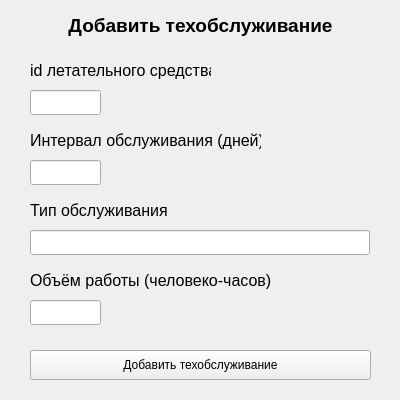
<?xml version="1.0" encoding="UTF-8"?>
<ui version="4.0">
 <class>AddMaintenance</class>
 <widget class="QWidget" name="AddMaintenance">
  <property name="geometry">
   <rect>
    <x>0</x>
    <y>0</y>
    <width>400</width>
    <height>400</height>
   </rect>
  </property>
  <property name="windowTitle">
   <string>Form</string>
  </property>
  <widget class="QLineEdit" name="id_input">
   <property name="geometry">
    <rect>
     <x>30</x>
     <y>90</y>
     <width>71</width>
     <height>25</height>
    </rect>
   </property>
  </widget>
  <widget class="QLabel" name="type_label">
   <property name="geometry">
    <rect>
     <x>30</x>
     <y>200</y>
     <width>141</width>
     <height>20</height>
    </rect>
   </property>
   <property name="font">
    <font>
     <pointsize>12</pointsize>
     <bold>false</bold>
    </font>
   </property>
   <property name="text">
    <string>Тип обслуживания</string>
   </property>
  </widget>
  <widget class="QLabel" name="interval_label">
   <property name="geometry">
    <rect>
     <x>30</x>
     <y>130</y>
     <width>231</width>
     <height>20</height>
    </rect>
   </property>
   <property name="font">
    <font>
     <pointsize>12</pointsize>
     <bold>false</bold>
    </font>
   </property>
   <property name="text">
    <string>Интервал обслуживания (дней)</string>
   </property>
  </widget>
  <widget class="QPushButton" name="add_button">
   <property name="geometry">
    <rect>
     <x>30</x>
     <y>350</y>
     <width>341</width>
     <height>30</height>
    </rect>
   </property>
   <property name="text">
    <string>Добавить техобслуживание</string>
   </property>
  </widget>
  <widget class="QLineEdit" name="interval_input">
   <property name="geometry">
    <rect>
     <x>30</x>
     <y>160</y>
     <width>71</width>
     <height>25</height>
    </rect>
   </property>
  </widget>
  <widget class="QLabel" name="label">
   <property name="geometry">
    <rect>
     <x>0</x>
     <y>10</y>
     <width>401</width>
     <height>31</height>
    </rect>
   </property>
   <property name="font">
    <font>
     <pointsize>14</pointsize>
     <bold>true</bold>
    </font>
   </property>
   <property name="text">
    <string>Добавить техобслуживание</string>
   </property>
   <property name="alignment">
    <set>Qt::AlignCenter</set>
   </property>
  </widget>
  <widget class="QLineEdit" name="volume_input">
   <property name="geometry">
    <rect>
     <x>30</x>
     <y>300</y>
     <width>71</width>
     <height>25</height>
    </rect>
   </property>
  </widget>
  <widget class="QLabel" name="volume_label">
   <property name="geometry">
    <rect>
     <x>30</x>
     <y>270</y>
     <width>241</width>
     <height>20</height>
    </rect>
   </property>
   <property name="font">
    <font>
     <pointsize>12</pointsize>
     <bold>false</bold>
    </font>
   </property>
   <property name="text">
    <string>Объём работы (человеко-часов)</string>
   </property>
  </widget>
  <widget class="QLabel" name="id_label">
   <property name="geometry">
    <rect>
     <x>30</x>
     <y>60</y>
     <width>181</width>
     <height>20</height>
    </rect>
   </property>
   <property name="font">
    <font>
     <pointsize>12</pointsize>
     <bold>false</bold>
    </font>
   </property>
   <property name="text">
    <string>id летательного средства</string>
   </property>
  </widget>
  <widget class="QLineEdit" name="type_input">
   <property name="geometry">
    <rect>
     <x>30</x>
     <y>230</y>
     <width>340</width>
     <height>25</height>
    </rect>
   </property>
  </widget>
 </widget>
 <resources/>
 <connections/>
</ui>
